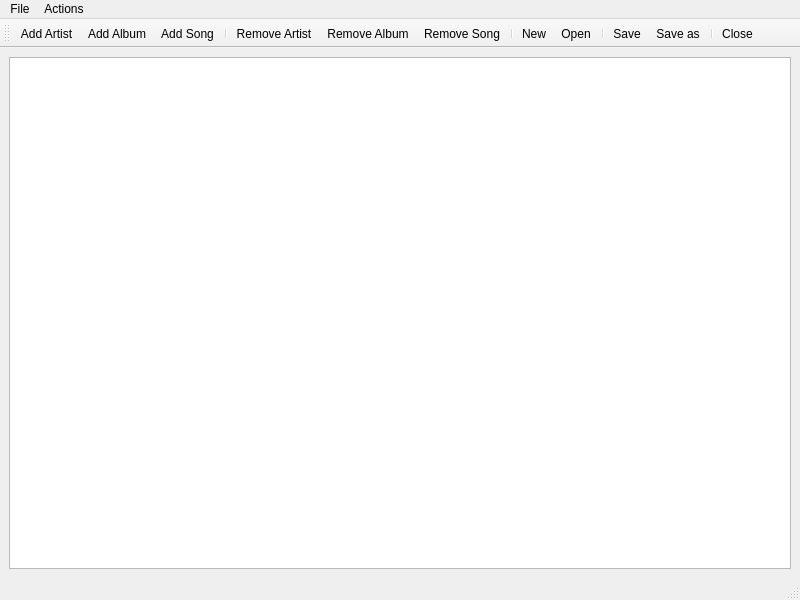
<?xml version="1.0" encoding="UTF-8"?>
<ui version="4.0">
 <class>MainWindow</class>
 <widget class="QMainWindow" name="MainWindow">
  <property name="geometry">
   <rect>
    <x>0</x>
    <y>0</y>
    <width>800</width>
    <height>600</height>
   </rect>
  </property>
  <property name="windowTitle">
   <string>MainWindow</string>
  </property>
  <widget class="QWidget" name="centralwidget">
   <layout class="QGridLayout" name="gridLayout">
    <item row="0" column="0">
     <widget class="QTreeView" name="view"/>
    </item>
   </layout>
  </widget>
  <widget class="QMenuBar" name="menubar">
   <property name="geometry">
    <rect>
     <x>0</x>
     <y>0</y>
     <width>800</width>
     <height>20</height>
    </rect>
   </property>
   <widget class="QMenu" name="menuActions_2">
    <property name="title">
     <string>Actions</string>
    </property>
    <addaction name="actionAdd_Artist"/>
    <addaction name="actionAdd_Album"/>
    <addaction name="actionAdd_Song"/>
    <addaction name="separator"/>
    <addaction name="actionRemove_Artist"/>
    <addaction name="actionRemove_Album"/>
    <addaction name="actionRemove_Song"/>
   </widget>
   <widget class="QMenu" name="fileMenu">
    <property name="title">
     <string>File</string>
    </property>
    <addaction name="actionNew"/>
    <addaction name="actionOpen"/>
    <addaction name="separator"/>
    <addaction name="actionSave"/>
    <addaction name="actionSave_as"/>
    <addaction name="separator"/>
    <addaction name="actionClose"/>
   </widget>
   <addaction name="fileMenu"/>
   <addaction name="menuActions_2"/>
  </widget>
  <widget class="QStatusBar" name="statusbar"/>
  <widget class="QToolBar" name="toolBar">
   <property name="windowTitle">
    <string>toolBar</string>
   </property>
   <attribute name="toolBarArea">
    <enum>TopToolBarArea</enum>
   </attribute>
   <attribute name="toolBarBreak">
    <bool>false</bool>
   </attribute>
   <addaction name="actionAdd_Artist"/>
   <addaction name="actionAdd_Album"/>
   <addaction name="actionAdd_Song"/>
   <addaction name="separator"/>
   <addaction name="actionRemove_Artist"/>
   <addaction name="actionRemove_Album"/>
   <addaction name="actionRemove_Song"/>
   <addaction name="separator"/>
   <addaction name="actionNew"/>
   <addaction name="actionOpen"/>
   <addaction name="separator"/>
   <addaction name="actionSave"/>
   <addaction name="actionSave_as"/>
   <addaction name="separator"/>
   <addaction name="actionClose"/>
  </widget>
  <action name="actionAdd_Artist">
   <property name="text">
    <string>Add Artist</string>
   </property>
  </action>
  <action name="actionAdd_Album">
   <property name="text">
    <string>Add Album</string>
   </property>
  </action>
  <action name="actionAdd_Song">
   <property name="text">
    <string>Add Song</string>
   </property>
  </action>
  <action name="actionRemove_Artist">
   <property name="text">
    <string>Remove Artist</string>
   </property>
  </action>
  <action name="actionRemove_Album">
   <property name="text">
    <string>Remove Album</string>
   </property>
  </action>
  <action name="actionRemove_Song">
   <property name="text">
    <string>Remove Song</string>
   </property>
  </action>
  <action name="actionNew">
   <property name="text">
    <string>New</string>
   </property>
  </action>
  <action name="actionOpen">
   <property name="text">
    <string>Open</string>
   </property>
  </action>
  <action name="actionSave">
   <property name="text">
    <string>Save</string>
   </property>
  </action>
  <action name="actionSave_as">
   <property name="text">
    <string>Save as</string>
   </property>
  </action>
  <action name="actionClose">
   <property name="text">
    <string>Close</string>
   </property>
  </action>
 </widget>
 <resources/>
 <connections/>
</ui>
